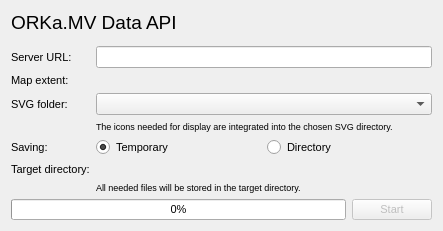
<?xml version="1.0" encoding="UTF-8"?>
<ui version="4.0">
 <class>OrkamvDataApiPluginDialogBase</class>
 <widget class="QDialog" name="OrkamvDataApiPluginDialogBase">
  <property name="geometry">
   <rect>
    <x>0</x>
    <y>0</y>
    <width>443</width>
    <height>231</height>
   </rect>
  </property>
  <property name="font">
   <font>
    <pointsize>8</pointsize>
   </font>
  </property>
  <property name="windowTitle">
   <string>ORKa.MV Data API</string>
  </property>
  <layout class="QVBoxLayout" name="verticalLayout">
   <item>
    <widget class="QLabel" name="title_label">
     <property name="font">
      <font>
       <pointsize>14</pointsize>
      </font>
     </property>
     <property name="text">
      <string>ORKa.MV Data API</string>
     </property>
     <property name="alignment">
      <set>Qt::AlignLeading|Qt::AlignLeft|Qt::AlignTop</set>
     </property>
    </widget>
   </item>
   <item>
    <layout class="QFormLayout" name="form_layout">
     <item row="0" column="0">
      <widget class="QLabel" name="server_url_label">
       <property name="text">
        <string>Server URL:</string>
       </property>
      </widget>
     </item>
     <item row="0" column="1">
      <widget class="QLineEdit" name="server_url_edit">
       <property name="text">
        <string/>
       </property>
      </widget>
     </item>
     <item row="1" column="0">
      <widget class="QLabel" name="extent_selection_label">
       <property name="text">
        <string>Map extent:</string>
       </property>
      </widget>
     </item>
     <item row="1" column="1">
      <widget class="QgsExtentWidget" name="extent_widget" native="true"/>
     </item>
     <item row="2" column="0">
      <widget class="QLabel" name="svg_label">
       <property name="text">
        <string>SVG folder:</string>
       </property>
      </widget>
     </item>
     <item row="2" column="1">
      <widget class="QComboBox" name="svg_combo_box"/>
     </item>
     <item row="3" column="1">
      <widget class="QLabel" name="svg_help">
       <property name="font">
        <font>
         <pointsize>7</pointsize>
        </font>
       </property>
       <property name="text">
        <string>The icons needed for display are integrated into the chosen SVG directory.</string>
       </property>
      </widget>
     </item>
     <item row="4" column="0">
      <widget class="QLabel" name="persistance_label">
       <property name="text">
        <string>Saving:</string>
       </property>
      </widget>
     </item>
     <item row="4" column="1">
      <layout class="QHBoxLayout" name="persistance_layout">
       <item>
        <widget class="QRadioButton" name="persistance_radio_temporary">
         <property name="text">
          <string>Temporary</string>
         </property>
         <property name="checked">
          <bool>true</bool>
         </property>
        </widget>
       </item>
       <item>
        <widget class="QRadioButton" name="persistance_radio_todir">
         <property name="text">
          <string>Directory</string>
         </property>
        </widget>
       </item>
      </layout>
     </item>
     <item row="5" column="0">
      <widget class="QLabel" name="persistance_path_label">
       <property name="text">
        <string>Target directory:</string>
       </property>
      </widget>
     </item>
     <item row="5" column="1">
      <widget class="QgsFileWidget" name="persistance_path_widget" native="true">
       <property name="enabled">
        <bool>false</bool>
       </property>
      </widget>
     </item>
     <item row="6" column="1">
      <widget class="QLabel" name="path_help">
       <property name="font">
        <font>
         <pointsize>7</pointsize>
        </font>
       </property>
       <property name="text">
        <string>All needed files will be stored in the target directory.</string>
       </property>
      </widget>
     </item>
    </layout>
   </item>
   <item>
    <layout class="QHBoxLayout" name="horizontalLayout">
     <item>
      <widget class="QProgressBar" name="download_progress_bar">
       <property name="enabled">
        <bool>true</bool>
       </property>
       <property name="maximum">
        <number>100</number>
       </property>
       <property name="value">
        <number>0</number>
       </property>
       <property name="textVisible">
        <bool>true</bool>
       </property>
       <property name="invertedAppearance">
        <bool>false</bool>
       </property>
      </widget>
     </item>
     <item>
      <widget class="QPushButton" name="download_start_button">
       <property name="enabled">
        <bool>false</bool>
       </property>
       <property name="text">
        <string>Start</string>
       </property>
      </widget>
     </item>
    </layout>
   </item>
  </layout>
 </widget>
 <customwidgets>
  <customwidget>
   <class>QgsExtentWidget</class>
   <extends>QWidget</extends>
   <header>qgsextentwidget.h</header>
   <container>1</container>
  </customwidget>
  <customwidget>
   <class>QgsFileWidget</class>
   <extends>QWidget</extends>
   <header>qgsfilewidget.h</header>
   <container>1</container>
  </customwidget>
 </customwidgets>
 <resources/>
 <connections/>
</ui>
